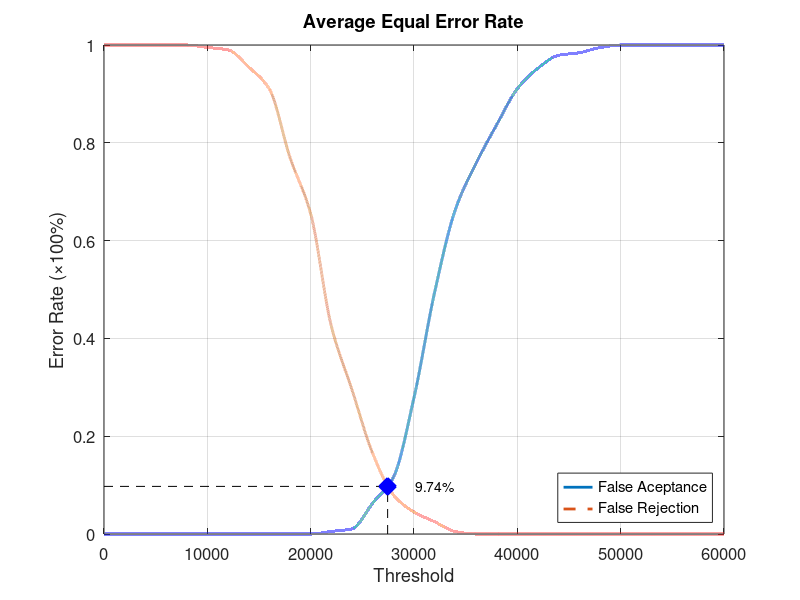
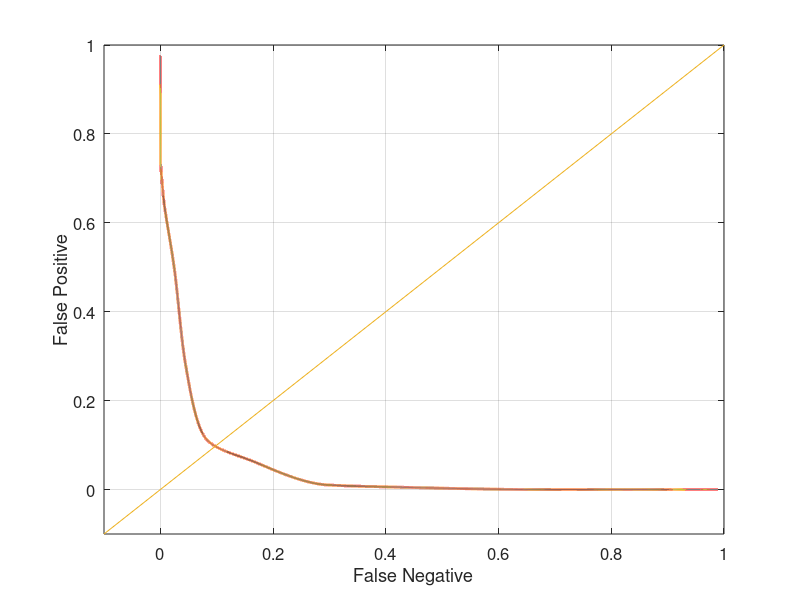

The MATLAB script that drew these images, in order:
function yEER = Database2_2
close all;
clear;
clc;
x = 0:2000:60000;
xq = 0:0.5:60000;

y0 = [0 0 0 0 0 0 0 0 0 0 0 0.00526316 0.0105263 0.0631579 0.115789 0.278947 0.494737 0.663158 0.757895 0.836842 0.910526 0.952632 0.978947 0.984211 0.994737 1 1 1 1 1 1];
yy0 = interp1(x, y0, xq, 'pchip');
y1 = [1 1 1 1 1 0.995 0.99 0.955 0.91 0.77 0.655 0.425 0.295 0.165 0.08 0.045 0.025 0.005 0 0 0 0 0 0 0 0 0 0 0 0 0];
yy1 = interp1(x, y1, xq, 'pchip');

% Calculating EER: 
y2 = abs(y0 - y1);
find(y2 == min(y2))
yy2 = abs(yy0 - yy1);
xEER = find(yy2 == min(yy2));
xEERIndex = xq(xEER) % X-axis EER
yEER = yy0(xEER) % Y-axis EER

main = figure
plot(xq, yy0,'-','LineWidth', 2);	hold on
plot(xq, yy1,'--','LineWidth', 2);	hold on
plot([xEERIndex xEERIndex], [0 yEER], 'k--');	hold on
plot([0 xEERIndex], [yEER yEER], 'k--');	hold on
plot(xEERIndex, yEER, 'bx', 'LineWidth', 10);	hold on
text(xEERIndex + 10 * xEERIndex / 100, yEER, [num2str(round((10000 * yEER)) / 100) '%'])
legend('False Aceptance', 'False Rejection', 'Location', 'SouthEast')
xlabel('Threshold')
ylabel('Error Rate (\times100%)')
title('Average Equal Error Rate')
set(gca, 'FontSize', 12)
axis([0 60000 0 1])
grid on

print(main, 'Database2_2Main', '-dpng');
FNRxFPR = figure('Color', [1 1 1]);
plot(yy1, yy0, '-', yy1, yy0, 'LineWidth', 2);
hold on
y = -0.1:0.1:1
plot(y, y); 
set(gca, 'FontSize', 12)
xlabel('False Negative')
ylabel('False Positive')
axis([-0.1 1 -0.1 1])
set(gca, 'FontSize', 12)
grid on

print(FNRxFPR, 'Database2_2FNRxFPR','-dpng');
end
